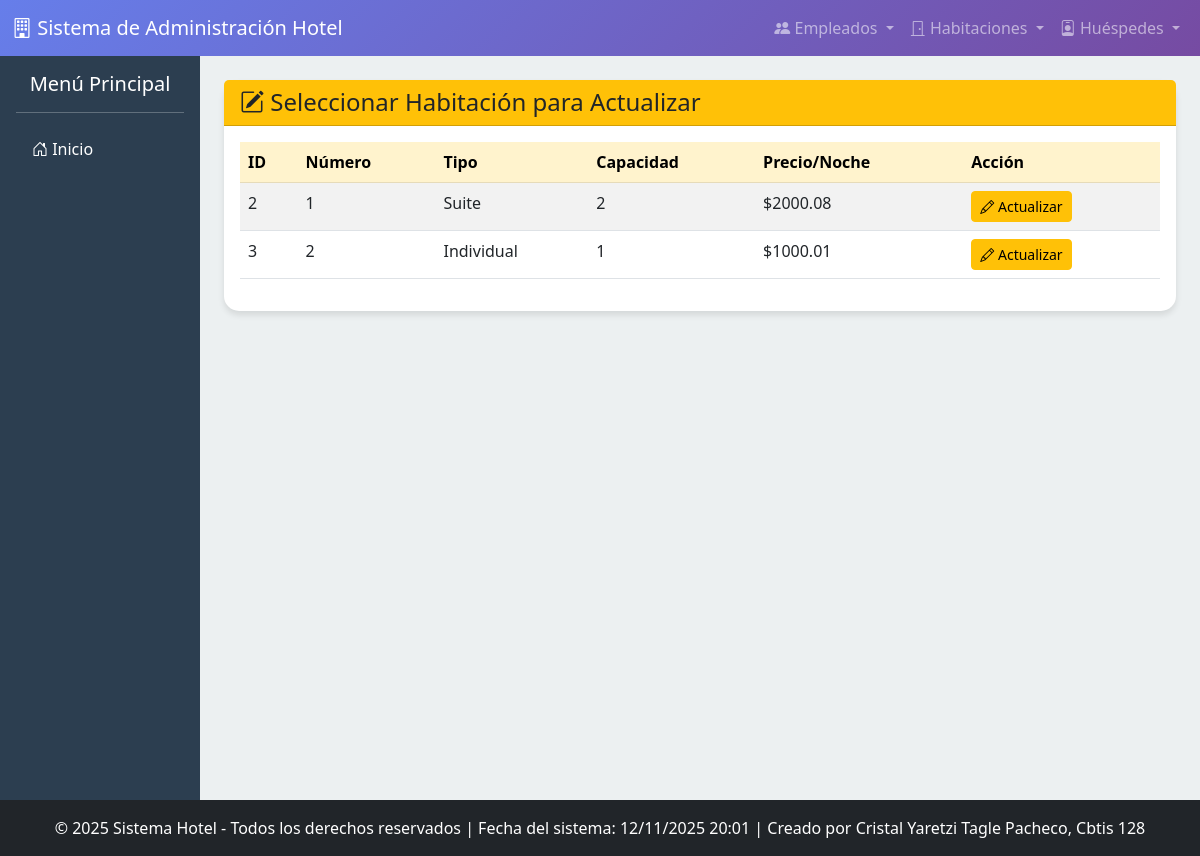
The page /habitaciones/actualizar/ on the database its author committed.
### app_Hotel/models.py (models this page shows, shortened)
class Habitacion(models.Model):
    TIPOS_HABITACION = (
        ('IND', 'Individual'),
        ('DOB', 'Doble'),
        ('SUI', 'Suite'),
        ('FAM', 'Familiar'),
    )
    ESTADOS_LIMPIEZA = (
        ('LIM', 'Limpia'),
        ('SUC', 'Sucia'),
        ('MNT', 'En Mantenimiento'),
    )
    numero = models.IntegerField(unique=True)
    tipo = models.CharField(max_length=3, choices=TIPOS_HABITACION)
    capacidad = models.IntegerField(help_text='Máximo número de personas.')
    precio_por_noche = models.DecimalField(max_digits=8, decimal_places=2)
    disponibles = models.BooleanField(default=True, help_text='Indica si la habitación está lista para ser reservada.')
    piso = models.IntegerField()
    estado_limpieza = models.CharField(max_length=3, choices=ESTADOS_LIMPIEZA, default='LIM')
    class Meta:
        verbose_name_plural = "Habitaciones"
        ordering = ['numero']

### app_Hotel/views.py (the view)
# urls.py: path('habitaciones/actualizar/', views.actualizar_habitacion, name='actualizar_habitacion'),
def actualizar_habitacion(request):
    habitaciones = Habitacion.objects.all()
    return render(request, 'habitacion/actualizar_habitacion.html', {'habitaciones': habitaciones})

### app_Hotel/templates/habitacion/actualizar_habitacion.html
{% extends 'base.html' %}
{% block content %}
<div class="row">
    <div class="col-12">
        <div class="card">
            <div class="card-header bg-warning text-dark">
                <h4 class="mb-0"><i class="bi bi-pencil-square"></i> Seleccionar Habitación para Actualizar</h4>
            </div>
            <div class="card-body">
                <div class="table-responsive">
                    <table class="table table-striped">
                        <thead class="table-warning">
                            <tr>
                                <th>ID</th>
                                <th>Número</th>
                                <th>Tipo</th>
                                <th>Capacidad</th>
                                <th>Precio/Noche</th>
                                <th>Acción</th>
                            </tr>
                        </thead>
                        <tbody>
                            {% for habitacion in habitaciones %}
                            <tr>
                                <td>{{ habitacion.id }}</td>
                                <td>{{ habitacion.numero }}</td>
                                <td>{{ habitacion.get_tipo_display }}</td>
                                <td>{{ habitacion.capacidad }}</td>
                                <td>${{ habitacion.precio_por_noche }}</td>
                                <td>
                                    <a href="{% url 'realizar_actualizacion_habitacion' habitacion.id %}" class="btn btn-warning btn-sm">
                                        <i class="bi bi-pencil"></i> Actualizar
                                    </a>
                                </td>
                            </tr>
                            {% empty %}
                            <tr>
                                <td colspan="6" class="text-center">No hay habitaciones registradas</td>
                            </tr>
                            {% endfor %}
                        </tbody>
                    </table>
                </div>
            </div>
        </div>
    </div>
</div>
{% endblock %}

### app_Hotel/templates/base.html (style rules this page uses)
body { background-color: #f8f9fa; font-family: 'Segoe UI', Tahoma, Geneva, Verdana, sans-serif; }
.card { border: none; border-radius: 15px; box-shadow: 0 4px 6px rgba(0,0,0,0.1); transition: transform 0.3s ease; }

### rows shown on the page
Habitacion: id "2", numero "1", tipo "Suite", capacidad "2", precio_por_noche "2000.08"
Habitacion: id "3", numero "2", tipo "Individual", capacidad "1", precio_por_noche "1000.01"
